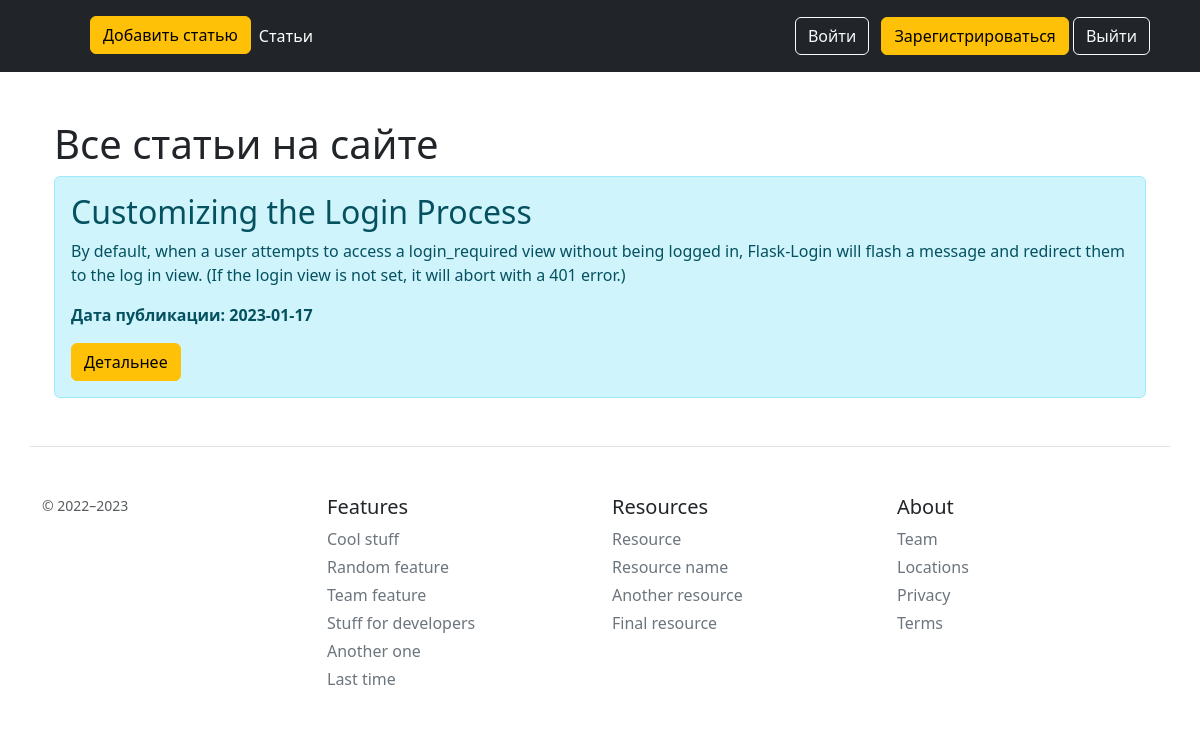
/posts (signed in), run on the app's committed database.
### app/models.py (models this page shows, shortened)
class Article(db.Model):
    id = db.Column(db.Integer, primary_key=True)
    intro = db.Column(db.String(300), nullable=False)
    title = db.Column(db.String(100), nullable=False)
    text = db.Column(db.Text, nullable=False)
    date = db.Column(db.DateTime, default=datetime.utcnow)

### app/routes.py (the view)
@app.route('/posts')
@login_required
def posts():
    articles = Article.query.order_by(Article.date.desc()).all()
    return render_template("posts.html", articles=articles)

### app/routes.py (called while the page is built)
@manager.user_loader
def load_user(user_id):
    return User.query.get(user_id)

@app.after_request
def redirect_to_signin(response):
    if response.status_code == 401:
        return redirect(url_for('login') + '?next=' + request.url)
    return response

### app/templates/posts.html (shortened to what this page needs)
{% extends 'base.html' %}
{% block body %}
<div class="container mt-5">
    {% if articles|length > 0 %}
        <h1>Все статьи на сайте</h1>
            {% for article in articles %}
            <div class="alert alert-info">
                <h2>{{ article.title }}</h2>
                <p>{{ article.intro }}</p>
                <p><b>Дата публикации: {{ article.date.date() }}</b></p>
                <a href="/posts/{{ article.id }}" class="btn btn-warning">Детальнее</a>
            </div>
            {% endfor %}
    {% else %}
    <h1>У нас еще нет статей на сайте</h1>
    {% endif %}
</div>
{% endblock %}

### app/templates/base.html (shortened to what this page needs)
<!DOCTYPE html>
<html lang="ru">
<head>
    <link href="https://cdn.jsdelivr.net/npm/bootstrap@5.3.0-alpha1/dist/css/bootstrap.min.css" rel="stylesheet">
</head>
<header class="p-3 text-bg-dark">
    <div class="container">
      <div class="d-flex flex-wrap align-items-center justify-content-center justify-content-lg-start">
        <a href="/" class="d-flex align-items-center mb-2 mb-lg-0 text-white text-decoration-none">
          <svg class="bi me-2" width="40" height="32" role="img" aria-label="Bootstrap"><use xlink:href="#bootstrap"></use></svg>
        </a>
        <ul class="nav col-12 col-lg-auto me-lg-auto mb-2 justify-content-center mb-md-0">
          <li><a href="{{ url_for('create_article') }}" class="btn btn-warning">Добавить статью</a></li>
          <li><a href="{{ url_for('posts') }}" class="nav-link px-2 text-white">Статьи</a></li>
        </ul>
        <div class="text-end">
          <a href="{{ url_for('login') }}" type="button" class="btn btn-outline-light me-2">Войти</a>
          <a href="{{ url_for('register') }}" type="button" class="btn btn-warning">Зарегистрироваться</a>
          <a href="{{ url_for('logout') }}" type="button" class="btn btn-outline-light me-2">Выйти</a>
        </div>
      </div>
    </div>
</header>
<body>
    <div class="container">
    {% block body %}{% endblock %}
    </div>
    <footer class="pt-4 my-md-5 pt-md-5 border-top container">
      <div class="row">
        <div class="col-12 col-md">
          <small class="d-block mb-3 text-muted">© 2022–2023</small>
        </div>
        <div class="col-6 col-md">
          <h5>Features</h5>
          <ul class="list-unstyled text-small">
            <li class="mb-1"><a class="link-secondary text-decoration-none" href="#">Cool stuff</a></li>
            <li class="mb-1"><a class="link-secondary text-decoration-none" href="#">Random feature</a></li>
            <li class="mb-1"><a class="link-secondary text-decoration-none" href="#">Team feature</a></li>
            <li class="mb-1"><a class="link-secondary text-decoration-none" href="#">Stuff for developers</a></li>
            <li class="mb-1"><a class="link-secondary text-decoration-none" href="#">Another one</a></li>
            <li class="mb-1"><a class="link-secondary text-decoration-none" href="#">Last time</a></li>
          </ul>
        </div>
        <div class="col-6 col-md">
          <h5>Resources</h5>
          <ul class="list-unstyled text-small">
            <li class="mb-1"><a class="link-secondary text-decoration-none" href="#">Resource</a></li>
            <li class="mb-1"><a class="link-secondary text-decoration-none" href="#">Resource name</a></li>
            <li class="mb-1"><a class="link-secondary text-decoration-none" href="#">Another resource</a></li>
            <li class="mb-1"><a class="link-secondary text-decoration-none" href="#">Final resource</a></li>
          </ul>
        </div>
        <div class="col-6 col-md">
          <h5>About</h5>
          <ul class="list-unstyled text-small">
            <li class="mb-1"><a class="link-secondary text-decoration-none" href="#">Team</a></li>
            <li class="mb-1"><a class="link-secondary text-decoration-none" href="#">Locations</a></li>
            <li class="mb-1"><a class="link-secondary text-decoration-none" href="#">Privacy</a></li>
            <li class="mb-1"><a class="link-secondary text-decoration-none" href="#">Terms</a></li>
          </ul>
        </div>
      </div>
    </footer>
</body>
</html>

### data on the page
Article: title "Customizing the Login Process", intro "By default, when a user attempts to access a login_required view without being logged in, Flask-Login will flash a message and redirect them to the log in view. (If the login view is not set, it will abort with a 401 error.)", date "2023-01-17"
